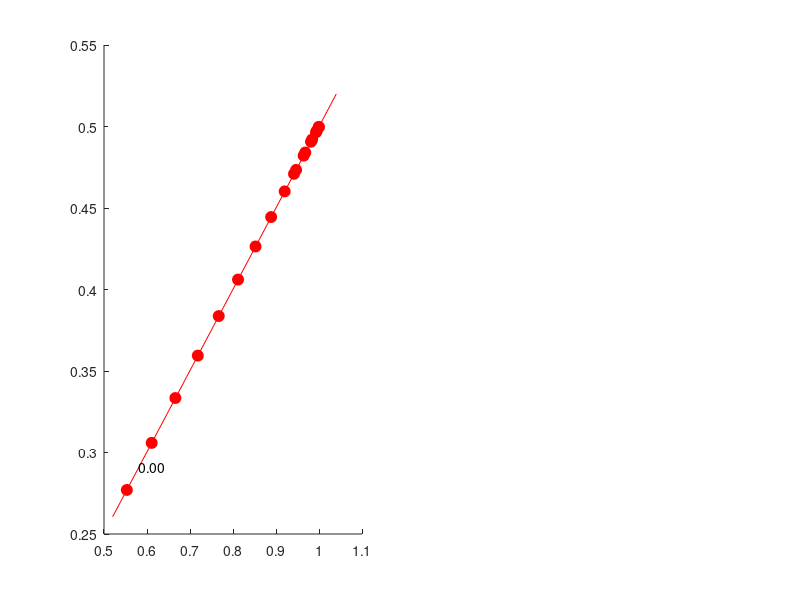

Write the MATLAB code that produced this figure. (Note: this script raises an error after producing the figure.)
% figure10.m  Illustrate mapping from ICE diffuseness measure to Thouless ratio

clear; clc;

% Figure 10a. Plot match reflectance as a function of reference illuminance
% for an EIM model observer

% Choose the orientations at which we will show the simulated reference
% patch. Here we use the spherical coordinate system introduced in the paper.
phiR = 0;         % elevation
psiR = -45:5:45;  % azimuths
nR = [ cosd(phiR)*cosd(psiR)' cosd(phiR)*sind(psiR)' repmat(sind(phiR),size(psiR))' ];  % unit surface normals

% Choose the simulated lighting direction, again using the coordinate
% system from the paper.
phiS = 22;  % elevation
psiS = 22;  % azimuth
nS = [ cosd(phiS)*cosd(psiS) cosd(phiS)*sind(psiS) sind(phiS) ];  % unit lighting direction vector

% Set the simulated lighting diffuseness, using the ICE diffuseness
% measure. The real and simulated lighting in our experiments
% had an ICE value of 0.55, so here we set ice_true = 0.55. To redo
% the analysis below for different experimental settings (for example,
% for the previous studies listed in Table 1), simply set ice_true to
% the ICE value for the lighting in that setting.
ice_true = 0.55;

% We will examine model observers who estimate reflectance following
% the EIM described in the paper. Here we set the ICE values that each
% model observer believes to describe the lighting in the scene.
ice_observer_list  = [ 1e-3 0.1:0.1:ice_true ice_true ];

% initialize array of Thouless ratios, one for each model observer
thouless = NaN(size(ice_observer_list));

figure(1); clf; subplot(1,2,1); hold on;

% step through model observers
for i = 1:numel(ice_observer_list)

    % convert ICE values to ratios A/D of ambient and directional illuminances
    % - formula from Morgenstern et al. (2014)
    AD_true = (sqrt(5/48)/ice_true) - 0.25;
    AD_observer = (sqrt(5/48)/ice_observer_list(i)) - 0.25;

    % find illuminance at each reference patch orientation
    % - assume directional illuminance is 1, and find corresponding ambient illuminance
    D_true = 1;
    A_true = D_true * AD_true;
    % - rescale ambient and direct intensities so that maximum illuminance is 1.0
    k = 1 / ( D_true*cosd(phiS) + A_true );
    D_true = D_true * k;
    A_true = A_true * k;
    % - find illuminance at each orientation, using Lambertian shading model
    illum_true = ( D_true * max(nR*nS',0) ) + A_true;

    % find what the model observer believes to be the illuminance at
    % each reference patch orientation
    % - assume directional illuminance is 1, and find corresponding ambient illuminance
    D_observer = 1;
    A_observer = D_observer * AD_observer;
    % - rescale perceptual ambient and direct intensities so that maximum perceptual illuminance is 1.0
    k = 1 / ( D_observer*cosd(phiS) + A_observer );
    D_observer = D_observer * k;
    A_observer = A_observer * k;
    % - find expected illuminance at each orientation
    illum_observer = ( D_observer * max(nR*nS',0) ) + A_observer;

    % assume true reference reflectance is 0.5, and find the model
    % observer's match reflectance
    rho_true = 0.5;
    rho_match = rho_true * (illum_true ./ illum_observer);

    % plot log match reflectance vs log true illuminance
    plot( illum_true, rho_match, 'ro', 'MarkerSize', 8, 'MarkerFaceColor', 'r' );

    % fit and plot linear regression
    b = regress( log(rho_match), [ log(illum_true) ones(size(illum_true)) ] );
    xlim = [ 0.52 1.04 ];
    plot( xlim, exp(b(1)*log(xlim) + b(2)), 'r-' );

    % find Thouless ratio from regression slope; see Appendix B
    thouless(i) = 1 - b(1);
    
    % label regression line with ICE value
    xx = min(illum_true)*1.05;
    yy = exp(b(1)*log(xx) + b(2));
    h = text(xx,yy,sprintf('%.02f',ice_observer_list(i)));
    h.FontSize = 16;
    h.HorizontalAlignment = 'center';

end

xlabel 'reference illuminance'
ylabel 'match reflectance'
axis square
set(gca,'FontSize',18);
set(gca,'XScale','log','YScale','log');
set(gca,'XLim',xlim,'YLim',[ 0.25 0.58 ]);
set(gca,'YTick',0.3:0.1:0.5);
set(gca,'Box','on');
h = text(0.565,0.538,'ICE');
set(h,'FontSize',16);

% Figure 10b. Show power function approximation to the mapping from ICE to Thouless ratio

% fit power function to mapping from model observers' ICE parameters
% to model observers' Thouless ratios
fitfn = @(x, p) power( x/ice_true, p );
errfn = @(p) sum( ( fitfn(ice_observer_list, p) - thouless ).^2 );
gamma = fminbnd(errfn, 0.5, 1.5 );

subplot(1,2,2);
h = fplot( @(x) fitfn(x, gamma), [ 0 0.6 ], 'b-' );
set(h,'LineWidth',2);
hold on
plot(ice_observer_list, thouless, 'ro', 'MarkerSize', 15, 'MarkerFaceColor', 'r');
hold off
axis square
xlabel 'ICE parameter'
ylabel 'Thouless ratio'
axis([ 0 0.6 0 1.05 ]);
set(gca,'FontSize',18);
h = text(0.05,0.12, sprintf('\\tau \\approx ( ICE / %.2f )^{%.2f}',ice_true,gamma));
set(h,'FontSize',18);
